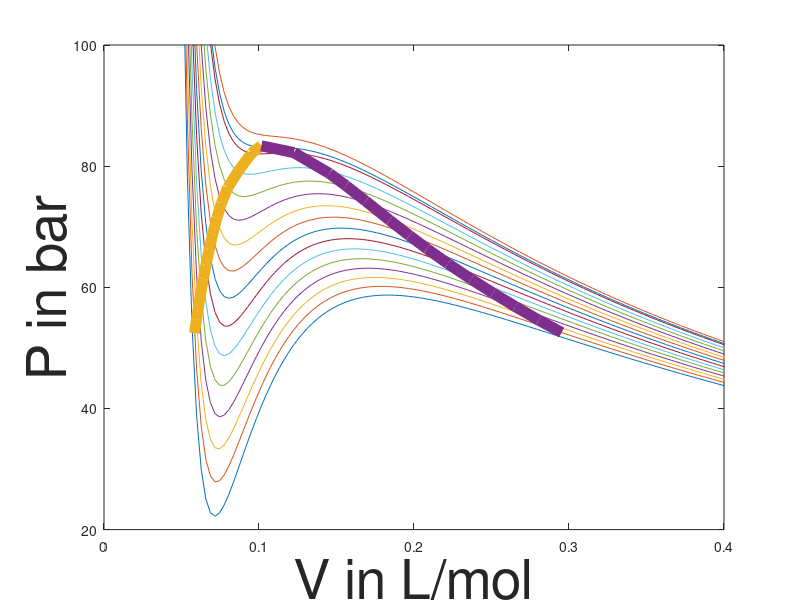

MATLAB code to generate this figure:
clc
clear all
Tc = 324.7;  %critical temp HCL in kelvin
Pc = 83.10; %critical pressure HCL in bar
R = 0.08314; % R in L bar (K-1) (mol-1)
a = (0.42748*(R*R*(Tc.^(2.5))))/Pc;
b = (0.08664*R*Tc)/Pc;   % b = (0.08664*RTc/Pc)
p_a = 4.57389; %Antoine A
p_b = 868.358; %Antoine B
p_c = 1.754;   %Antoine C
T = [298,300,302,304,306,308,310,312,314,316,318,320,322,324,324.7,326];
tolerance = 0.001;
%i=7;
v = linspace(0.03,3,1000);
for i=1:length(T)
c1 = (R*T(i));
c2 = (b*R*T(i) - (a/sqrt(T(i))));
c3 = (a*b)/sqrt(T(i));
d1  = b*b;
p = @(v) ((c1.*v.*v)+(c2.*v)+c3)./((v.*v.*v) -(d1.*v));
f = p(v);
p(2);
xlabel('V in L/mol','FontSize',40);
ylabel('P in bar','FontSize',40);
xlim([0 0.4])
ylim([20 100])
plot(v,f);
%axis([0.00002 0.0006 x y]);
hold on;
%T  = T+2;
end
function [n_roots,rho_l,rho_v,diff] = sol(psat,R,a,b,T,i)
  f1 = @(y) (R*T(i))/y;
  f2 = @(y) ((b*R*T(i)/y)-(a/(sqrt(T(i))*y))+(b*b));
  f3 = @(y) (a*b/(y*sqrt(T(i))));
  x = f1(psat);
  y = f2(psat);
  z=  f3(psat);
  poly = [1 -x -y -z];
  ro = roots(poly);
  ro = ro(imag(ro)==0);
  n_roots = length(ro);
  rho_l = (1./min(ro));
  rho_v = (1./max(ro));
  t2 = (a/(b*R*(T(i).^(3/2))));
  mu = @(x) (-log(1-x)-(t2*log(1+x)) + (x/(1-x)) -(t2*x/(1+x)) - log(psat*b/(x*R*T(i))));
  rho_lf = b*rho_l;
  rho_vf = b*rho_v;
  lhs =  mu(rho_lf);
  rhs = mu(rho_vf);
  diff = lhs -rhs;
endfunction
fpsat = [];
fvl =[];
fvv = [];
T = [300,302,304,306,308,310,312,314,316,318,320,322,324,324.7];
%T=324.7
for j=1:length(T)
  
  if j<=7
    calc= p_a -  (p_b)/(T(j)+p_c);
    psat = 10.^(calc)
  elseif j<length(T)-2
    psat = fpsat(j-1)+2
  elseif j<length(T)
    psat = fpsat(j-1)+2.5
  elseif j==length(T)
    psat = fpsat(j-1)+1
  end
  
  mini=100;
  %psat = 83.126;
  [nroots,rho_l,rho_v,diff] = sol(psat,R,a,b,T,j)
  disp(" ");
  cnt = 1;
  if nroots==3   %root of psat
    if abs(diff)<tolerance
      vl = 1./rho_l;
      vv = 1./rho_v;
      %plot([vl,vv],[psat,psat],'-o')
      fpsat(j) =psat;
      fvl(j) =vl;
      fvv(j) =vv;
      hold on;
    else   %if diff>tolerance
      %if cnt==1  %for first iteration taking two values (psat-10) and (psat+10) respectively
      [nrootsl,rho_ll,rho_vl,diffl] = sol(psat-10,R,a,b,T,j); %psat-10
      disp(" ");
      [nrootsu,rho_lu,rho_vu,diffu] = sol(psat+10,R,a,b,T,j); %psat+10      
      psatl = psat-10;psatu= psat+10;
      if nrootsl==1&&nrootsu==1
        psatl = (2*psat-10)/2; %lower guess value of pressure
        psatu = (2*psat+10)/2; %higher guess value of pressure
        [nrootsl,rho_ll,rho_vl,diffl] = sol(psatl,R,a,b,T,j);
        [nrootsu,rho_lu,rho_vu,diffu] = sol(psatu,R,a,b,T,j);
      elseif nrootsl==1
        %[nrootsl,rho_ll,rho_vl,diffl] = [nroots,rho_l,rho_v,diff]; %lower guess value
        nrootsu = nroots;
        rho_lu =rho_l;
        rho_vu = rho_v;
        diffu = diff;        
        psatl =psat;
      elseif nrootsu==1
        %[nroots,rho_ll,rho_vl,diffl] = [nroots,rho_l,rho_v,diff];
        nrootsu = nroots;
        rho_lu =rho_l;
        rho_vu = rho_v;
        diffu = diff;
        psatu = psat;
        fprintf("diffu diff %f %f\n",diffu,diff);
      else
        psatr = (psatu) - ((diffu)*(psatl-psatu)/(diffl-diffu)); %false-position
        [nrootsr,rho_lr,rho_vr,diffr] = sol(psatr,R,a,b,T,j)        
        if (diffl*diffr)<0
          %[nrootsu,rho_lu,rho_vu,diffu] = [n_rootsr,rho_lr,rho_vr,diffr];
          nrootsu = nrootsr;
          rho_lu =rho_lr;
          rho_vu = rho_vr;
          diffu = diffr;
          psatu =psatr; 
          fprintf(" i m in diffl and diffr \n");
        else
          %[nrootsl,rho_ll,rho_vl,diffl] = [n_rootsr,rho_lr,rho_vr,diffr];
          nrootsl = nrootsr;
          rho_ll =rho_lr;
          rho_vl = rho_vr;
          diffl = diffr;
          psatl =psatr; 
          psatl =psatr; 
          fprintf(" i m in diffu and diffr \n");
        end %if diffl*diffr<0
      end %if nroots==1&&nrootsu==1
      flag=0;
      for k=1:100
        %{
        if abs(diffu)<tolerance
          vlu = 1./rho_lu
          vvu = 1./rho_vu
          %plot([vlu,vvu],[psatu,psatu],'-o');
          hold on;
          fprintf(" diffu vlu vvu psatu %f %f %f %f\n",diffu,vlu,vvu,psatu);
          fpsat(j) = psatu;
          fvl(j) =vlu;
          fvv(j) =vvu;
          break;
        elseif abs(diffl)<tolerance
          vll = 1./rho_ll
          vvl = 1./rho_vl
          %plot([vll,vvl],[psatl,psatl],'-o');
          hold on;
          fprintf(" diffl vll vvl psatl %f %f %f %f \n",diffl,vll,vvl,psatl);
          fpsat(j) = psatl;
          fvl(j) =vll;
          fvv(j) =vvl;
          break;
        end 
        %}
        if nrootsl==1&&nrootsu==1
          psatl = (3*psatl+psatu)/4; %lower guess value of pressure
          psatu = (psatl+(3*psatu))/4 ; %higher guess value of pressure
          [nrootsl,rho_ll,rho_vl,diffl] = sol(psatl,R,a,b,T,j);
          [nrootsu,rho_lu,rho_vu,diffu] = sol(psatu,R,a,b,T,j);
        elseif nrootsl==1
          %[nrootsl,rho_ll,rho_vl,diffl] = [nroots,rho_l,rho_v,diff]; %lower guess value
          nrootsu = nroots;
          rho_lu =rho_l;
          rho_vu = rho_v;
          diffu = diff;        
          psatl =psat;
        elseif nrootsu==1
          %[nroots,rho_ll,rho_vl,diffl] = [nroots,rho_l,rho_v,diff];
          nrootsu = nroots;
          rho_lu =rho_l;
          rho_vu = rho_v;
          diffu = diff;
          psatu = psat;
        else
          psatr = (psatu) - ((diffu)*(psatl-psatu)/(diffl-diffu)); %false-position
          [nrootsr,rho_lr,rho_vr,diffr] = sol(psatr,R,a,b,T,j);
          if (diffl*diffr)<0
            %[nrootsu,rho_lu,rho_vu,diffu] = [n_rootsr,rho_lr,rho_vr,diffr];
            nrootsu = nrootsr;
            rho_lu =rho_lr;
            rho_vu = rho_vr;
            diffu = diffr;
            psatu =psatr; 
          else
            %[nrootsl,rho_ll,rho_vl,diffl] = [n_rootsr,rho_lr,rho_vr,diffr];
            nrootsl = nrootsr;
            rho_ll =rho_lr;
            rho_vl = rho_vr;
            diffl = diffr;
            psatl =psatr; 
            psatl =psatr; 
          end %if diffl*diffr<0
        end   %nroots==1  
        if abs(diffu)<tolerance&&nrootsu==3
          vlu = 1./rho_lu;
          vvu = 1./rho_vu;
          %plot([vlu,vvu],[psatu,psatu],'-o');
          hold on;
          fprintf(" diffu vlu vvu psatu %f %f %f %f\n",diffu,vlu,vvu,psatu);
          fpsat(j) = psatu;
          fvl(j) =vlu;
          fvv(j) =vvu;
          flag=1;
          break;
        elseif abs(diffl)<tolerance&&nrootsl==3
          vll = 1./rho_ll
          vvl = 1./rho_vl
          %plot([vll,vvl],[psatl,psatl],'-o');
          hold on;
          fprintf(" diffl vll vvl psatl %f %f %f %f \n",diffl,vll,vvl,psatl);
          fpsat(j) = psatl;
          fvl(j) =vll;
          fvv(j) =vvl;
          flag=1;
          break;
        end  
        %fprintf("diffl and diffu are %f %f\n",diffl,diffu);
        %fprintf("psat, vl and vg are %f %f %f\n",psatu,rho_lu,rho_vu);
        disp(k);
        
        if abs(diffl)<abs(diffu)
          if diffl==0
            if abs(diffu)<mini
              mini = diffu;
              minivl = 1./rho_lu;
              minivv = 1./rho_vu;
              minp = psatu;
            end %abs(diffl)<mini
          else
            if abs(diffl)<mini
              mini = diffl;
              minivl = 1./rho_ll;
              minivv = 1./rho_vl;
              minp = psatl;
            end %abs(diffu)<mini
          end %diffu==0 
        end
        if abs(diffu)<abs(diffl)
          if diffu==0
            if abs(diffl)<mini
              mini = diffl;
              minivl = 1./rho_ll;
              minivv = 1./rho_vl;
              minp = psatl;
            end %abs(diffl)<mini
          else
            if abs(diffu)<mini
              mini = diffu;
              minivl = 1./rho_lu;
              minivv = 1./rho_vu;
              minp = psatu;
            end %abs(diffu)<mini
          end %diffu==0
        end %abs(diffu)<abs(diffl)
        
      end % for k=1:100
      if flag==0
        fpsat(j) = minp;
        fvl(j) = minivl;
        fvv(j) =minivv;
      end      
    end % end of diff<tolerance
  else
    [nrootsl,rho_ll,rho_vl,diffl] = sol(psat-0.5,R,a,b,T,j); %psat-10
    disp(" ");
    [nrootsu,rho_lu,rho_vu,diffu] = sol(psat+0.5,R,a,b,T,j); %psat+10      
    psatl = psat-0.5;psatu= psat+0.5;
    if nrootsl==1&&nrootsu==1
      psatl = (2*psat-0.5)/2 %lower guess value of pressure
      psatu = (2*psat+0.5)/2 %higher guess value of pressure
      [nrootsl,rho_ll,rho_vl,diffl] = sol(psatl,R,a,b,T,j);
      [nrootsu,rho_lu,rho_vu,diffu] = sol(psatu,R,a,b,T,j);
      fpsat(j) =psatu;
      fvl(j) = 1./rho_l;
      fvv(j) = 1./rho_v;
    elseif nrootsl==1
      %[nrootsl,rho_ll,rho_vl,diffl] = [nroots,rho_l,rho_v,diff]; %lower guess value
     % nrootsu = nroots;
      %rho_ll =rho_l;
      %rho_vl = rho_v;
      %diffl = diff;        
      %psatl =psat;
      fpsat(j) =psatu;
      fvl(j) = 1./rho_lu;
      fvv(j) = 1./rho_vu;
     % printf("diffu diff %f %f\n",diffl,diff);
    elseif nrootsu==1
      %[nroots,rho_ll,rho_vl,diffl] = [nroots,rho_l,rho_v,diff];
      %nrootsu = nroots;
      %rho_lu =rho_l;
      %rho_vu = rho_v;
      %diffu = diff;
      %psatu = psat;
      fpsat(j) =psatl;
      fvl(j) = 1./rho_ll;
      fvv(j) = 1./rho_vl;
      %printf("diffu diff %f %f\n",diffu,diff);
   
    end %nroots=1
  end %end of nroots=3
  
end
disp(fpsat);
disp(fvl);
disp(fvv);
pl = 1:length(T)
%plot(fvl(pl),fpsat(pl))
%plot(fvv(pl),fpsat(pl))
plz = polyfit(fvl,fpsat,6);
y1 = polyval(plz,fvl);
plot(fvl,y1,'LineWidth',8);
hold on;
plz2 = polyfit(fvv,fpsat,6);
y2 = polyval(plz2,fvv);
plot(fvv,y2,'LineWidth',8);







